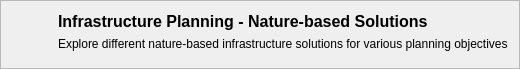
    <widget class="QFrame" name="title_frame">
     <property name="maximumSize">
      <size>
       <width>16777215</width>
       <height>65</height>
      </size>
     </property>
     <property name="frameShape">
      <enum>QFrame::StyledPanel</enum>
     </property>
     <property name="frameShadow">
      <enum>QFrame::Raised</enum>
     </property>
     <layout class="QGridLayout" name="gridLayout">
      <item row="0" column="0" rowspan="3">
       <widget class="QLabel" name="module_logo">
        <property name="minimumSize">
         <size>
          <width>40</width>
          <height>40</height>
         </size>
        </property>
        <property name="maximumSize">
         <size>
          <width>40</width>
          <height>40</height>
         </size>
        </property>
        <property name="text">
         <string/>
        </property>
        <property name="pixmap">
         <pixmap resource="../graphics/ubeats.qrc">:/icons/Tree-icon.png</pixmap>
        </property>
        <property name="scaledContents">
         <bool>true</bool>
        </property>
       </widget>
      </item>
      <item row="0" column="2">
       <widget class="QLabel" name="title">
        <property name="font">
         <font>
          <pointsize>12</pointsize>
          <weight>75</weight>
          <bold>true</bold>
         </font>
        </property>
        <property name="text">
         <string>Infrastructure Planning - Nature-based Solutions</string>
        </property>
       </widget>
      </item>
      <item row="1" column="2">
       <widget class="QLabel" name="subtitle">
        <property name="text">
         <string>Explore different nature-based infrastructure solutions for various planning objectives</string>
        </property>
        <property name="wordWrap">
         <bool>false</bool>
        </property>
       </widget>
      </item>
     </layout>
    </widget>
